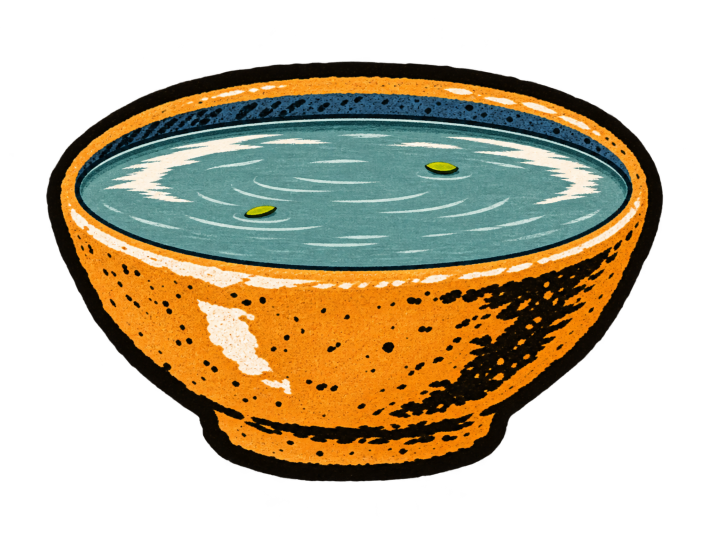
#> input picture archive/2026.11.06 settlement study/artwork/night-and-record/pond-water-v3.master.png, 1422 x 1106 px (shown at 1/2 size); its folder holds 5 pictures in this run
$ python export.py
#> lines starting #> are read from the running program, lines starting #| are printed output that depends on the picture
"""Export the selected bowl, printed book and noninteractive ending masters.

Run from the repository root: uv run --with pillow python 'archive/2026.11.06 settlement study/artwork/night-and-record/export.py'
The ending deliberately has no cream veil; playable backgrounds use their own export.
"""
from pathlib import Path
from PIL import Image

masters = Path(__file__).resolve().parent
assets = masters.parents[3] / 'stories/settlement/assets'
for name, size in [('pond-water-v3', (288, 224)), ('encyclopedia-v3', (640, 426))]:
    Image.open(masters / f'{name}.master.png').convert('RGBA').resize(size, Image.Resampling.LANCZOS).save(assets / 'icons' / f'{name}.png')
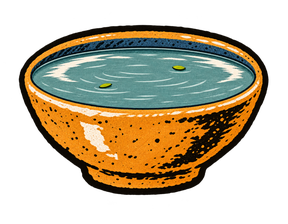
#> saved as pond-water-v3.png: PIL image 288x224 RGBA; mean R, G, B, A 68, 57.3, 34.2, 125.8; transparent parts drawn white
#> pass 2 of the loop `for name, size in [('pond-water-v3', (288, 224)), ('encyclopedia-v3', ..`:
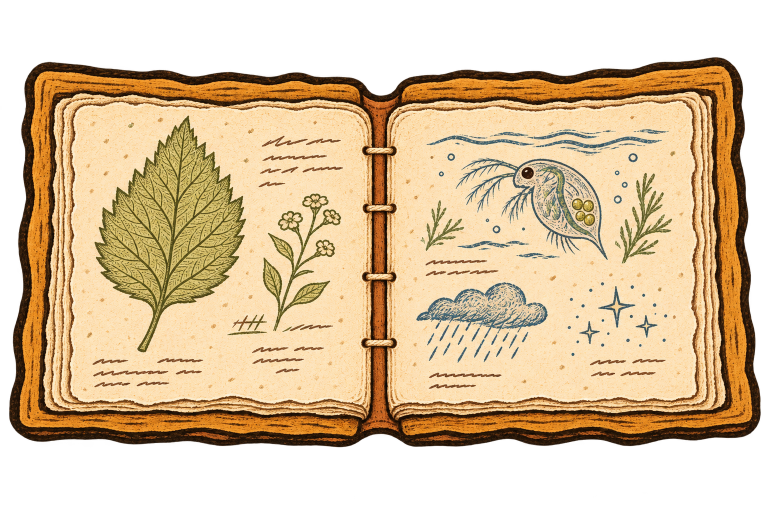
#> input picture archive/2026.11.06 settlement study/artwork/night-and-record/encyclopedia-v3.master.png, 1538 x 1023 px (shown at 1/2 size)
#> `Image.open(masters / f'{name}.master.png').convert('RGBA').resize(size..`:
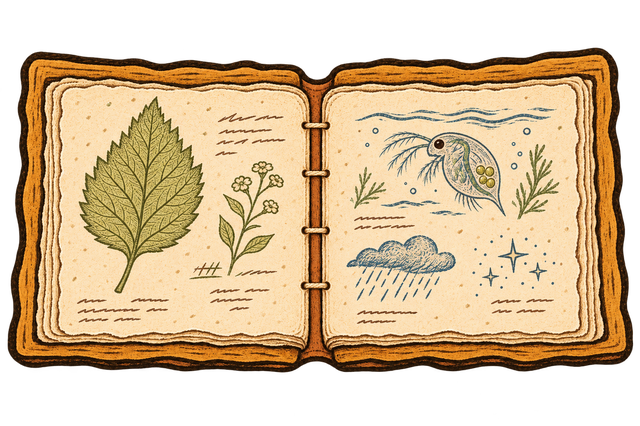
#> saved as encyclopedia-v3.png: PIL image 640x426 RGBA; mean R, G, B, A 138.9, 115.1, 81.9, 173.8; transparent parts drawn white
Image.open(masters / 'settlement-record-v4.master.png').convert('RGB').resize((780, 1688), Image.Resampling.LANCZOS).save(assets / 'backgrounds/settlement-record-v4.webp', quality=95)
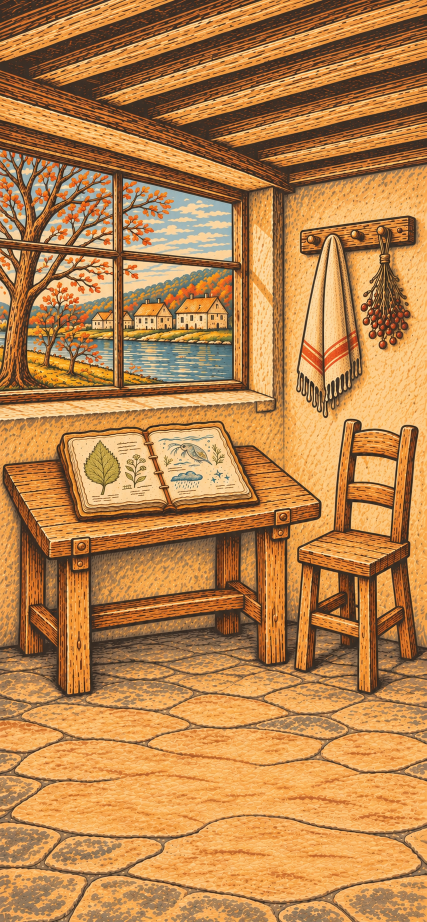
#> input picture archive/2026.11.06 settlement study/artwork/night-and-record/settlement-record-v4.master.png, 853 x 1844 px (shown at 1/2 size)
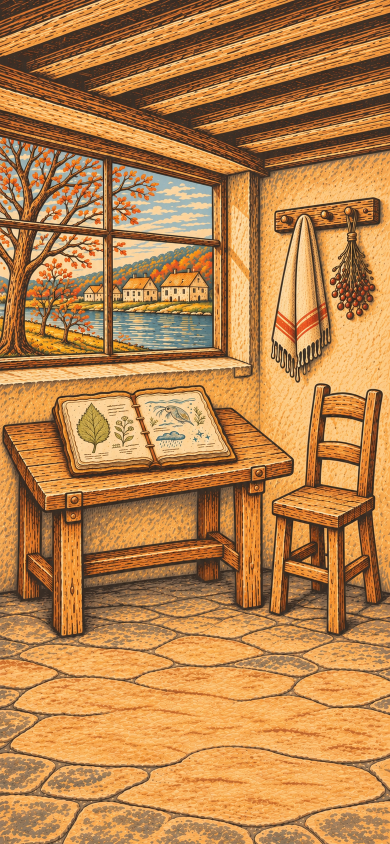
#> saved as settlement-record-v4.webp: PIL image 780x1688 RGB (shown at 1/2 size); mean R, G, B 186.1, 132.1, 75.9
